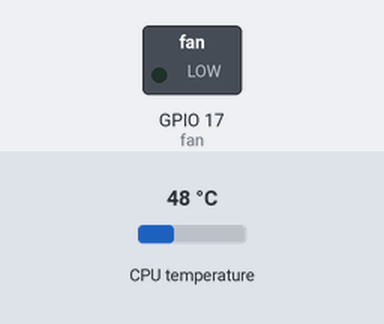
The program below on a simulated Raspberry Pi (BCM pin numbers). On the bench: switched loads named in the program (green lamp = pin HIGH). Inputs (shaded band) come from the test bench; at power-on: CPU temperature 48 °C.

Above: at 1.2 s.
1.3 s: CPU temperature set to 64 °C
7.3 s: CPU temperature set to 67 °C
At 10.5 s:
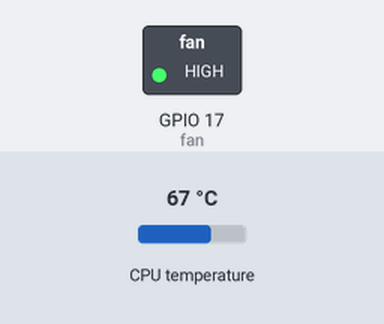
13.3 s: CPU temperature set to 56 °C
19.3 s: CPU temperature set to 53 °C
At 20.4 s:
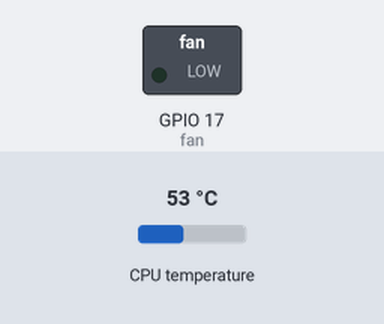
25.3 s: CPU temperature set to 71 °C
At 30.4 s:
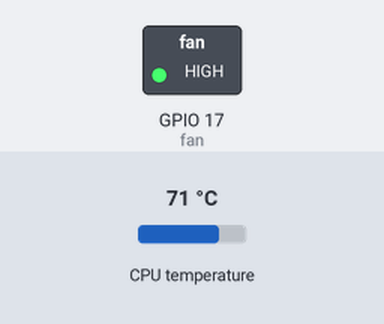
Timing chart, 0 to 31.9 s (numbered marks = the images above; inputs shaded):
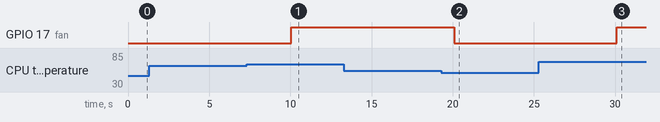

The program:

fan_controll.py
```python
import subprocess
import time
from gpiozero import OutputDevice

ON_THRESHOLD = 65  # (degrees Celsius) Fan kicks on at this temperature.
OFF_THRESHOLD = 55  # (degress Celsius) Fan shuts off at this temperature.
SLEEP_INTERVAL = 5  # (seconds) How often we check the core temperature.
GPIO_PIN = 17  # Which GPIO pin you're using to control the fan.

def get_temp():
    """Get the core temperature.
    Run a shell script to get the core temp and parse the output.
    Raises:
        RuntimeError: if response cannot be parsed.
    Returns:
        float: The core temperature in degrees Celsius.
    """
    output = subprocess.run(['vcgencmd', 'measure_temp'], capture_output=True)
    temp_str = output.stdout.decode()
    try:
        return float(temp_str.split('=')[1].split('\'')[0])
    except (IndexError, ValueError):
        raise RuntimeError('Could not parse temperature output.')

if __name__ == '__main__':
    # Validate the on and off thresholds
    if OFF_THRESHOLD >= ON_THRESHOLD:
        raise RuntimeError('OFF_THRESHOLD must be less than ON_THRESHOLD')

    fan = OutputDevice(GPIO_PIN)

    while True:
        temp = get_temp()

        # Start the fan if the temperature has reached the limit and the fan
        # isn't already running.
        # NOTE: `fan.value` returns 1 for "on" and 0 for "off"
        if temp > ON_THRESHOLD and not fan.value:
            fan.on()

        # Stop the fan if the fan is running and the temperature has dropped
        # to 10 degrees below the limit.
        elif fan.value and temp < OFF_THRESHOLD:
            fan.off()

        time.sleep(SLEEP_INTERVAL)
```

Measured:
- the behaviour switches between 65 and 66 °C on CPU temperature (found by bisection; images 0 and 1)
- the behaviour switches between 55 and 54 °C on CPU temperature (found by bisection; images 1 and 2)
- after the input at 1.3 s, every drawn part: stays the same
- after the input at 7.3 s, GPIO 17 (fan): LOW → HIGH after 2.7 s
- after the input at 13.3 s, every drawn part: stays the same
- after the input at 19.3 s, GPIO 17 (fan): HIGH → LOW after 0.78 s
- after the input at 25.3 s, GPIO 17 (fan): LOW → HIGH after 4.8 s
